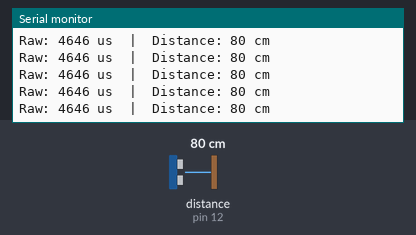
The sketch below on a simulated Arduino Uno, built with avr-gcc and run on an emulated ATmega328P. Parts: the last lines printed to the serial monitor. Wiring (inferred from the names in the program): ultrasonic range finder: trigger pin 13; echo pin 12. The test bench sets the inputs (shaded band); at power-on: distance to the obstacle (sensor on pin 12) 80 cm. The echo pulse lasts 58.3 µs per cm.

Above: at 1.2 s.
1.3 s: distance to the obstacle (sensor on pin 12) set to 2 cm
At 1.34 s:
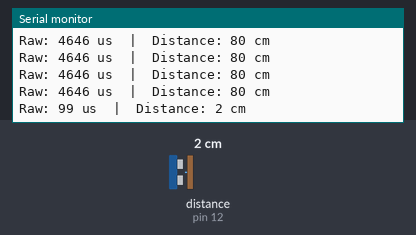
4.3 s: distance to the obstacle (sensor on pin 12) set to 18 cm
At 4.39 s:
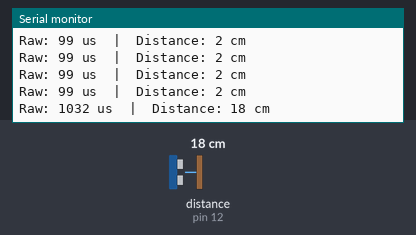
7.3 s: distance to the obstacle (sensor on pin 12) set to 120 cm
At 7.4 s:
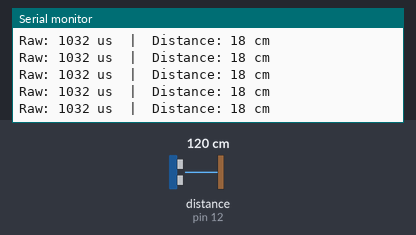
10.3 s: distance to the obstacle (sensor on pin 12) set to 250 cm
At 10.41 s:
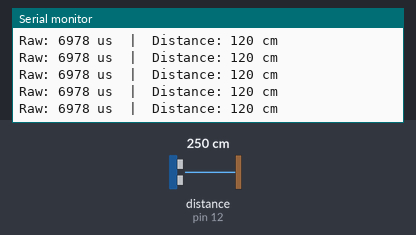
13.3 s: distance to the obstacle (sensor on pin 12) set to 299 cm
At 13.42 s:
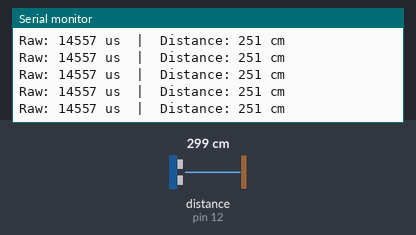
16.3 s: distance to the obstacle (sensor on pin 12) set to 9 cm
At 16.41 s:
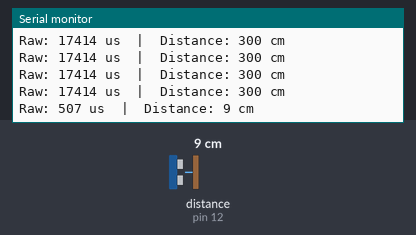
Timing chart, 0 to 19.3 s (numbered marks = the images above; inputs shaded):
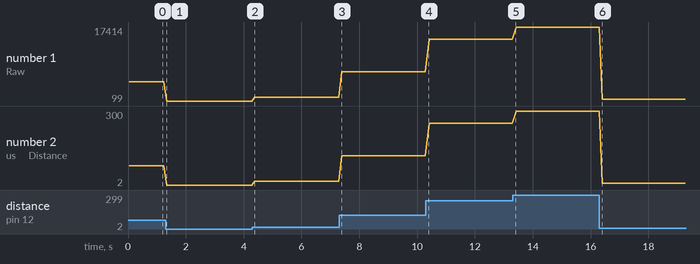

Measured:
- after the input at 1.3 s, the serial monitor: prints a new line at once (image 1)
- after the input at 4.3 s, the serial monitor: prints a new line after 0.08 s (image 2)
- after the input at 16.3 s, the serial monitor: prints a new line after 0.10 s (image 6)
- plotted number 1: 4646 → 99 after the input at 1.3 s, 99 → 1032 after the input at 4.3 s, 1032 → 6978 after the input at 7.3 s, 6978 → 14557 after the input at 10.3 s, 14557 → 17414 after the input at 13.3 s
- plotted number 2: 80 → 2 after the input at 1.3 s, 2 → 18 after the input at 4.3 s, 18 → 120 after the input at 7.3 s, 120 → 251 after the input at 10.3 s, 251 → 300 after the input at 13.3 s

The sketch:

test_ultrasonic.ino
```cpp
/**
 * test_ultrasonic.ino
 * -------------------
 * Standalone HC-SR04 sensor test sketch.
 * Upload this to verify sensor wiring and readings BEFORE uploading
 * the main sketch.
 *
 * Open the Serial Monitor at 9600 baud.
 * Move your hand toward and away from the sensor.
 * Distance readings should update every 100 ms and track smoothly.
 *
 * Troubleshooting:
 *   - Always reads 999: Echo pin not connected or Trig/Echo swapped.
 *   - Always reads 0  : pulseIn may be timing out instantly; check VCC.
 *   - Erratic readings: insufficient power; add 100 µF cap on 5V rail.
 *   - No change < 2 cm: normal — sensor blind zone below 2 cm.
 */

#include "config.h"
#include "ultrasonic.h"

void setup() {
  Serial.begin(SERIAL_BAUD);
  ultrasonic_init();
  Serial.println(F("HC-SR04 Sensor Test"));
  Serial.println(F("-------------------"));
}

void loop() {
  long raw_us = ultrasonic_read_us();
  long dist_cm = ultrasonic_read_cm();

  Serial.print(F("Raw: "));
  Serial.print(raw_us);
  Serial.print(F(" us  |  Distance: "));

  if (dist_cm == NO_OBSTACLE_CM) {
    Serial.println(F("--- (no echo / out of range)"));
  } else {
    Serial.print(dist_cm);
    Serial.println(F(" cm"));
  }

  delay(100);
}
```

ultrasonic.cpp
```cpp
/**
 * ultrasonic.cpp
 * --------------
 * Implementation for the HC-SR04 ultrasonic distance sensor.
 *
 * Trigger sequence (required by the HC-SR04 datasheet):
 *   1. Pull Trig LOW for ≥ 2 µs to ensure a clean pulse edge.
 *   2. Pull Trig HIGH for exactly 10 µs.
 *   3. Pull Trig LOW.
 *   4. Wait for Echo pin to go HIGH (sensor is transmitting burst).
 *   5. Measure the duration Echo stays HIGH (round-trip travel time).
 *   6. Convert duration to distance.
 */

#include "ultrasonic.h"
#include "config.h"

void ultrasonic_init() {
  pinMode(PIN_TRIG, OUTPUT);
  pinMode(PIN_ECHO, INPUT);
  // Ensure Trig starts low
  digitalWrite(PIN_TRIG, LOW);
}

long ultrasonic_read_us() {
  // 1. Guarantee Trig is LOW before triggering
  digitalWrite(PIN_TRIG, LOW);
  delayMicroseconds(2);

  // 2. Fire the 10 µs trigger pulse
  digitalWrite(PIN_TRIG, HIGH);
  delayMicroseconds(10);
  digitalWrite(PIN_TRIG, LOW);

  // 3. Measure echo pulse width (returns 0 on timeout)
  return pulseIn(PIN_ECHO, HIGH, ULTRASONIC_TIMEOUT_US);
}

long ultrasonic_read_cm() {
  long duration = ultrasonic_read_us();
  if (duration == 0) return NO_OBSTACLE_CM;
  return duration / 58L;
}
```

ultrasonic.h
```cpp
/**
 * ultrasonic.h
 * ------------
 * Public API for the HC-SR04 ultrasonic distance sensor.
 *
 * The HC-SR04 emits a 40 kHz ultrasonic burst when triggered and
 * reports the round-trip echo time as a pulse width on the Echo pin.
 *
 * Distance formula:
 *   distance_cm = echo_duration_us / 58
 *
 * Derivation:
 *   Speed of sound in air ≈ 0.0343 cm/µs at 20 °C
 *   Round-trip distance   = 0.0343 × t
 *   One-way distance      = (0.0343 × t) / 2 = t / 58.3 ≈ t / 58
 *
 * Valid range: 2 cm – 400 cm.
 * Returns NO_OBSTACLE_CM (999) when no echo is received within timeout.
 */

#pragma once
#include <Arduino.h>

/**
 * Initialise the sensor pins (Trig as OUTPUT, Echo as INPUT).
 * Call once from setup().
 */
void ultrasonic_init();

/**
 * Trigger one measurement and return the distance in centimetres.
 * Blocks for the duration of the echo pulse (max ~26 ms at 4.5 m).
 * Returns NO_OBSTACLE_CM if no echo is received within the timeout.
 */
long ultrasonic_read_cm();

/**
 * Return the raw echo pulse duration in microseconds.
 * Useful if you want to apply a custom conversion formula
 * (e.g., temperature-corrected speed of sound).
 */
long ultrasonic_read_us();
```

config.h
```cpp
/**
 * config.h
 * --------
 * Central configuration file. Adjust these values to tune
 * robot behaviour without editing the main sketch or library files.
 */

#pragma once

// ── Serial ──────────────────────────────────────────────────
#define SERIAL_BAUD       9600

// ── Pin Assignments ──────────────────────────────────────────
// L298N Motor Driver — Channel A (Left Motor)
#define PIN_ENA           9     // PWM speed control — must be a PWM pin
#define PIN_IN1           8     // Direction bit 1
#define PIN_IN2           7     // Direction bit 2

// L298N Motor Driver — Channel B (Right Motor)
#define PIN_ENB           6     // PWM speed control — must be a PWM pin
#define PIN_IN3           5     // Direction bit 1
#define PIN_IN4           4     // Direction bit 2

// HC-SR04 Ultrasonic Sensor
#define PIN_TRIG          13
#define PIN_ECHO          12

// ── Speed Settings (0–255 PWM) ───────────────────────────────
#define DRIVE_SPEED       180   // Normal forward cruise speed
#define REVERSE_SPEED     160   // Speed while reversing
#define TURN_SPEED        150   // Speed during a turn

// ── Obstacle Avoidance Thresholds ────────────────────────────
#define STOP_DISTANCE     30    // cm — stop if obstacle closer than this

// ── Timing (milliseconds) ────────────────────────────────────
#define STOP_PAUSE_MS     200   // Brief pause before reversing
#define REVERSE_TIME_MS   400   // Duration of reverse manoeuvre
#define TURN_TIME_MS      500   // Duration of turn manoeuvre

// ── Sensor ───────────────────────────────────────────────────
#define ULTRASONIC_TIMEOUT_US  30000UL  // 30 000 µs ≈ 5 m max range
#define NO_OBSTACLE_CM         999      // Sentinel: no echo received
```
